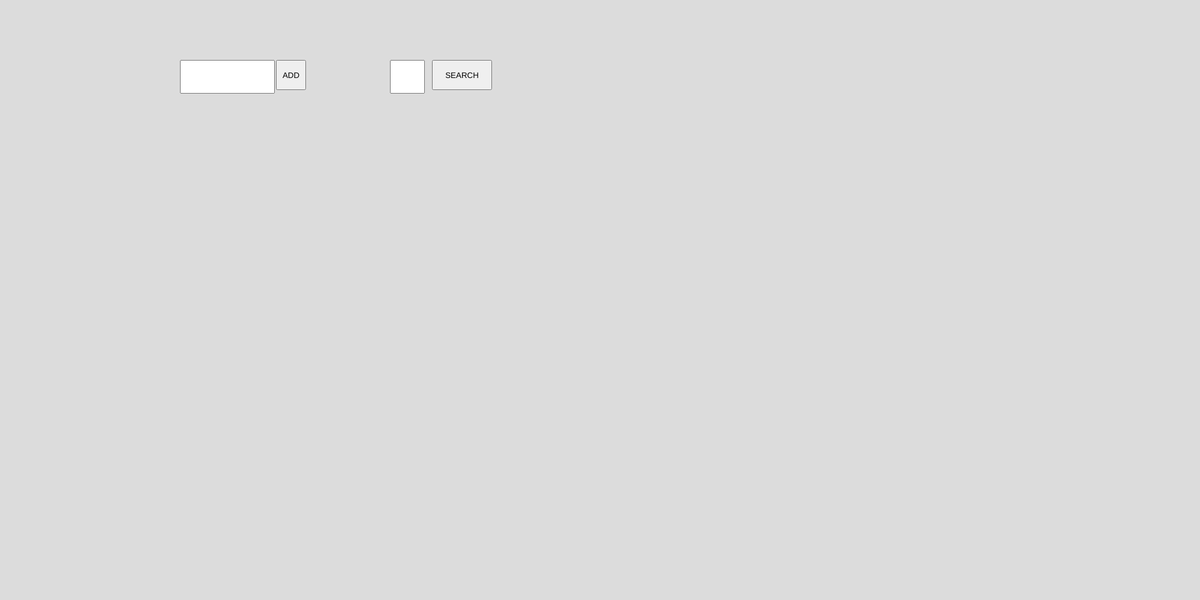
Frame 1 (no input)
Frame 60 (no input): identical to frame 1, image omitted
Frame 120 (the mouse pressed at the canvas centre since frame 60): identical to frame 1, image omitted

The p5.js sketch that drew this single still picture (run headless with seeded random() and noise() and a simulated clock; from frame 60 on, the mouse is pressed at the canvas centre):

// p5.js sketch
// ── sketch.js
let count=0;
let element_input;
let key_input;
let arr=[];
function sleep(ms) {
  return new Promise(resolve => setTimeout(resolve, ms));
}
function element()
{
  let new_elements=element_input.value().split(',');
  console.log(new_elements)
  for(let e of new_elements)
  {
    arr[count]=parseInt(e)
    rect(100+count*100,100,100,100)
    textSize(42)
    text(e,135+count*100,160)
    count++
  }
  console.log(arr)
}
async function binary_search()
{
  let n=arr.length;
  let key=parseInt(key_input.value());
  let start=0, end=n-1;
  while(start<=end)
  {
    let mid=Math.floor((start+end)/2);
    console.log(mid);
    if(arr[mid]===key)
    {
      fill(0,255,0)
      await sleep(500);
      rect(100+mid*100,100,100,100)
      fill(0,0,0)
      textSize(42)
      text(arr[mid],135+mid*100,160)
      textSize(60)
      text("ELEMENT PRESENT AT INDEX "+ mid,100,300)
      return  mid
    }
    else if(arr[mid]<key)
    {
      console.log(arr[mid]);
      for(let i=start;i<=mid;i++)
      {
        fill(255,0,0)
        rect(100+i*100,100,100,100)
        fill(0,0,0)
        textSize(42)
        text(arr[i],135+i*100,160) 
        await sleep(500);
      }
    start=mid+1;
    }
    else
    {
      for(let i=mid;i<=end;i++)
      {
        fill(255,0,0)
        rect(100+i*100,100,100,100)
        fill(0,0,0)
        textSize(42)
        text(arr[i],135+i*100,160)
        await sleep(500);
      }
    end=mid-1;
    }
  }
  textSize(60)
  text("ELEMENT NOT PRESENT IN THE ARRAY",100,300)
  return -1;
}
function setup() {
  createCanvas(2000, 1000);
  background(220);
element_input=createInput();
  element_input.position(300,100)
  element_input.size(150,50)
let element_add=createButton("ADD");
  element_add.position(460,100)
  element_add.size(50,50)
element_add.mousePressed(element)
 key_input=createInput();
key_input.position(650,100)
  key_input.size(50,50)
  let key_button=createButton("SEARCH")
  key_button.position(720,100)
  key_button.size(100,50)
 key_button.mousePressed(binary_search);
  }
  function draw() 
  {
            
  }
